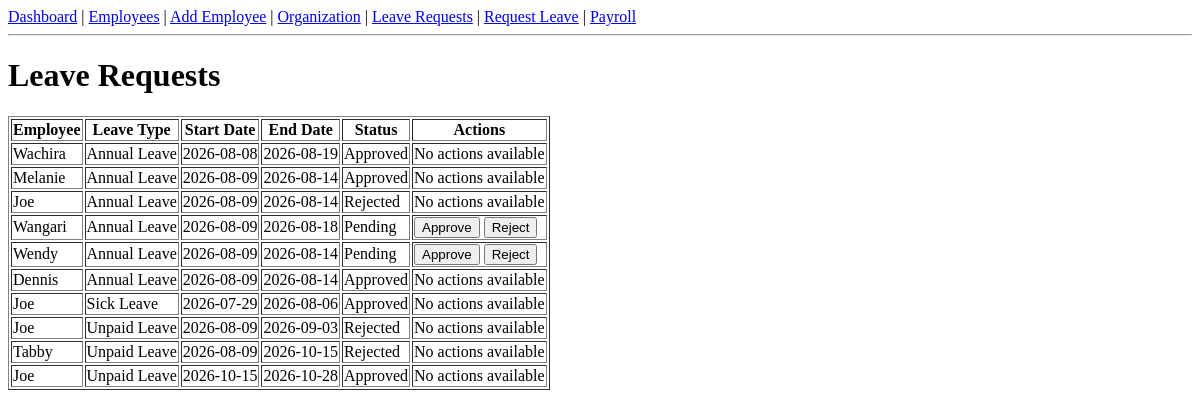
Before: /leave_requests with the older database file.
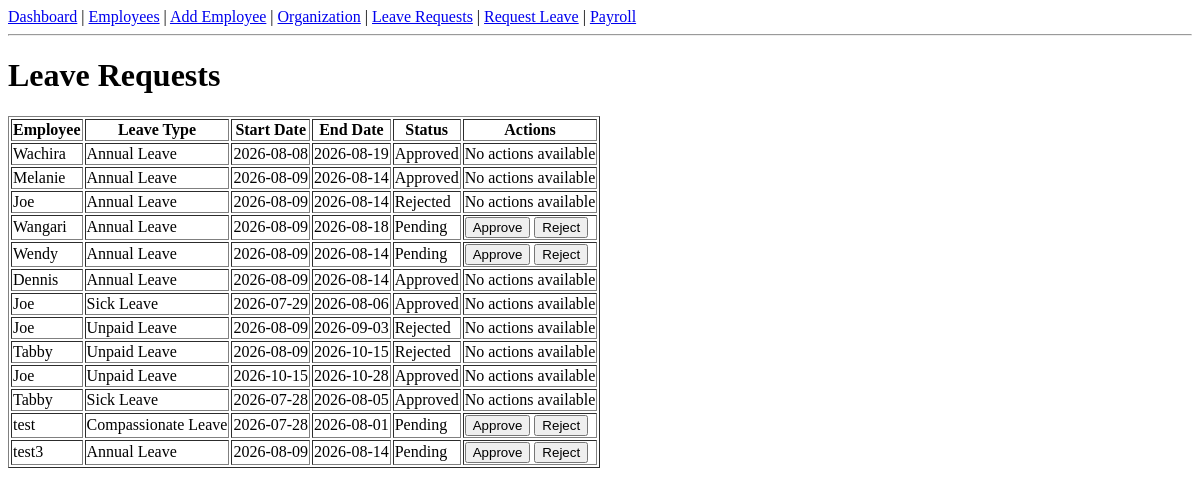
After: the same page with the newer database file.
### models/leave_request.py (models this page shows)
class LeaveRequest(db.Model):
    __tablename__ = "leave_requests"
    id = db.Column(db.Integer, primary_key=True)
    employee_id = db.Column(db.Integer, db.ForeignKey("employees.id"), nullable=False)
    start_date = db.Column(db.Date, nullable=False)
    end_date = db.Column(db.Date, nullable=False)
    leave_type = db.Column(db.String(50), nullable=False)
    status = db.Column(db.String(20), default="Pending", nullable=False)
    reason = db.Column(db.Text, nullable=True)
    approved_by_manager_id = db.Column(
        db.Integer, db.ForeignKey("employees.id"), nullable=True)
    approved_at = db.Column(db.DateTime, nullable=True)
    created_at = db.Column(db.DateTime, default=lambda: datetime.now(timezone.utc))
    employee = db.relationship(
        "Employee", foreign_keys=[employee_id], backref="leave_requests")
    approved_by_manager = db.relationship(
        "Employee", foreign_keys=[approved_by_manager_id],
          backref="approved_leave_requests")

### models/employees.py (models this page shows)
class Employee(db.Model):
    __tablename__ = "employees"
    id = db.Column(db.Integer, primary_key=True)
    name = db.Column(db.String(100), nullable=False)
    role = db.Column(db.String(100), nullable=False)
    team = db.Column(db.String(100), nullable=False)
    salary = db.Column(db.Float, nullable=False)
    employment_type = db.Column(db.String(50), nullable=False)
    leave_balance = db.Column(
    db.Integer,
    nullable=False,
    default=21
)
    start_date = db.Column(db.Date, nullable=False)
    manager_id = db.Column(
    db.Integer,
    db.ForeignKey("employees.id"),
    nullable=True
)
    manager = relationship(
        "Employee",
        remote_side=[id],
        backref="subordinates"
    )
    is_active = db.Column(db.Boolean, default=True)

### routes/leave_routes.py (the view)
@leave_bp.route("/leave_requests")
def list_leave_requests():
    leave_requests = LeaveRequest.query.all()
    today = datetime.now().date()
    for leave in leave_requests:
        leave.is_overdue = False
        if leave.status == "Pending":
            days_waiting = (today - leave.created_at.date()).days
            if days_waiting > 14:
                leave.is_overdue = True
    return render_template(
        "leave_requests.html",
        leave_requests=leave_requests
    )

### templates/leave_requests.html (shortened to what this page needs)
{% extends "base.html" %}
{% block content %}
<h1>Leave Requests</h1>
{% if leave_requests %}
<table border="1">
<tr>
    <th>Employee</th>
    <th>Leave Type</th>
    <th>Start Date</th>
    <th>End Date</th>
    <th>Status</th>
    <th>Actions</th>
</tr>
{% for leave in leave_requests %}
<tr>
    <td>{{ leave.employee.name }}</td>
    <td>{{ leave.leave_type }}</td>
    <td>{{ leave.start_date }}</td>
    <td>{{ leave.end_date }}</td>
    <td>{{ leave.status }}
    </td>
    <td>
        {% if leave.status == 'Pending' %}
            <form method="POST" action="{{ url_for('leave.approve_leave', leave_id=leave.id) }}" style="display:inline;">
                <button type="submit">Approve</button>
            </form>
            <form method="POST" action="{{ url_for('leave.reject_leave', leave_id=leave.id) }}" style="display:inline;">
                <button type="submit">Reject</button>
            </form>
        {% else %}
            No actions available
        {% endif %}
    </td>
</tr>
{% endfor %}
</table>
{% else %}
<p>No leave requests found.</p>a
{% endif %}
{% endblock %}

Changed rows visible on the page:
added LeaveRequest: employee.name "Tabby", leave_type "Sick Leave", start_date "2026-07-28", end_date "2026-08-05", status "Approved", shows "No actions available"
added LeaveRequest: employee.name "test", leave_type "Compassionate Leave", start_date "2026-07-28", end_date "2026-08-01", status "Pending"
added LeaveRequest: employee.name "test3", leave_type "Annual Leave", start_date "2026-08-09", end_date "2026-08-14", status "Pending"
